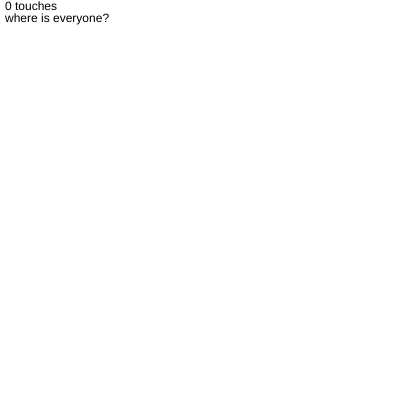
Frame 1 (no input)
Frame 60 (no input): identical to frame 1, image omitted
Frame 120 (the mouse pressed at the canvas centre since frame 60): identical to frame 1, image omitted

The p5.js sketch that drew this single still picture (run headless with seeded random() and noise() and a simulated clock; from frame 60 on, the mouse is pressed at the canvas centre):

// p5.js sketch
// ── sketch.js
let numberOfTouches ;

function setup() {
  createCanvas(400, 400);
}

function draw() {
  clear();
  numberOfTouches = touches.length;
  text(numberOfTouches + ' touches', 5, 10);
  
  switch(numberOfTouches) {
    case 0: 
    text("where is everyone?", 5, 22) ; 
      break ;
      
      case 1: 
       text("oh... hi", 5, 22) ; 
      // put a picture here
      break ;
      
      case 2:
      text("oh ok theres two now", 5, 22) ; 
            // put a picture here
      break ;
      
      case 3:
     text("WHERE DID YOU ALL COME FROM", 5, 22) ; 
            // put a picture here
      break ;
    
      
  }
  
}
